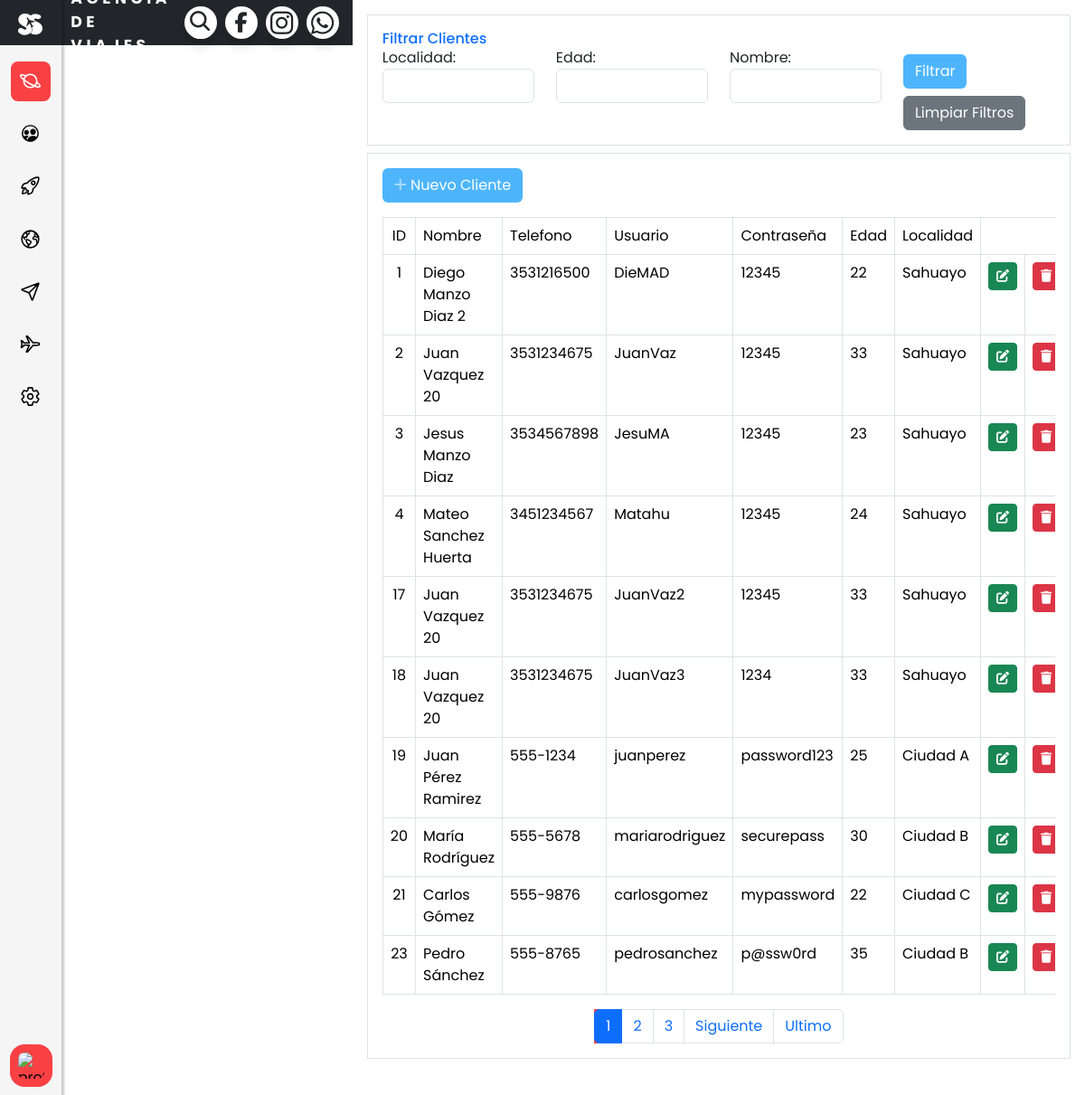
The app's page /clientes-list with its own data.
### clientes/models.py (models this page shows, shortened)
class Cliente(models.Model):
    idcliente = models.AutoField(primary_key=True, unique=True, blank=False, null=False)
    nombrec = models.CharField(max_length=255, blank=False, null=False)
    telefenoc = models.CharField(max_length=20)
    usuarioc = models.CharField(max_length=50, unique=True, blank=False, null=False)
    passwordc = models.CharField(max_length=100, blank=False, null=False)
    edadc = models.IntegerField()
    localidad = models.CharField(max_length=100)
    imagensrc = models.URLField(max_length=200, blank=True, null=True)

### clientes/views.py (the view)
# urls.py: path('clientes-list', views.ClienteListView.as_view(), name='cliente_list'),
class ClienteListView(ListView):
    template_name = 'clientes/clientes_list.html'
    model = Cliente
    context_object_name = "clientes"
    paginate_by = 10
    def get_queryset(self):
        queryset = super().get_queryset()
        localidad = self.request.GET.get('localidad')
        edad = self.request.GET.get('edad')
        nombre = self.request.GET.get('nombre')
        if localidad:
            queryset = queryset.filter(localidad__icontains=localidad)
        if edad:
            queryset = queryset.filter(edadc=edad)
        if nombre:
            queryset = queryset.filter(nombrec__icontains=nombre)
        return queryset

### clientes/templates/clientes/clientes_list.html (shortened to what this page needs)
{% extends 'base/base.html' %}
{% block content %}
        <div class="container-fluid p-3 border mb-2">
            <div class="card-header">
                <h6 class="m-0 font-weight-bold text-primary">Filtrar Clientes</h6>
            </div>
            <div class="card-body">
                <form method="get" class="row">
                    <div class="form-group col-sm-3">
                        <label for="localidad">Localidad:</label>
                        <input type="text" name="localidad" class="form-control" value="{{ request.GET.localidad }}">
                    </div>
                    <div class="form-group col-sm-3">
                        <label for="edad">Edad:</label>
                        <input type="number" name="edad" class="form-control" value="{{ request.GET.edad }}">
                    </div>
                    <div class="form-group col-sm-3">
                        <label for="nombre">Nombre:</label>
                        <input type="text" name="nombre" class="form-control" value="{{ request.GET.nombre }}">
                    </div>
                    <div class="form-group col-sm-3 align-self-end">
                        <button type="submit" class="btn btn-primary mt-2">Filtrar</button>
                        <a href="{% url 'cliente_list' %}" class="btn btn-secondary mt-2">Limpiar Filtros</a>
                    </div>
                </form>
            </div>
        </div>
                <div class="container-fluid p-3 border  mb-4">
                    <div class="card-header pb-3" >
                        <a href="{% url 'clientes:cliente_new' %}" class="btn btn-primary btn-icon-split">
                                                <span class="icon text-white-50">
                                                    <i class="fas fa-plus"></i>
                                                </span>
                            <span class="text">Nuevo Cliente</span>
                        </a>
                    </div>
                    <div class="card-body">
                        <div class="table-responsive">
                            <table class="table table-bordered" id="dataTable" width="100%" cellspacing="0">
                                <thead>
                                <tr>
                                    <td class="text-center">ID</td>
                                    <td>Nombre</td>
                                    <td>Telefono</td>
                                    <td>Usuario</td>
                                    <td>Contraseña</td>
                                    <td>Edad</td>
                                    <td>Localidad</td>
                                </tr>
                                </thead>
                                <tbody>
                                {% for cliente in clientes %}
                                <tr>
                                    <td class="text-center">{{ cliente.idcliente }}</td>
                                    <td>{{ cliente.nombrec }}</td>
                                    <td>{{ cliente.telefenoc }}</td>
                                    <td>{{ cliente.usuarioc }}</td>
                                    <td>{{ cliente.passwordc }}</td>
                                    <td>{{ cliente.edadc }}</td>
                                    <td>{{ cliente.localidad }}</td>
                                        <td class="text-center">
                                            <a href="{% url 'clientes:cliente_update' cliente.idcliente %}" class="btn btn-success btn-circle btn-sm">
                                                <i class="fas fa-edit"></i>
                                            </a>
                                        </td>
                                        <td class="text-center">
                                            <a href="{% url 'clientes:eliminar_cliente' cliente.idcliente %}" class="btn btn-danger btn-circle btn-sm">
                                                <i class="fas fa-trash"></i>
                                            </a>
                                        </td>
                                    </tr>
                                {% endfor %}
                                </tbody>
                            </table>
                        </div>
                    <div class="row">
                <div class="col-lg-12">
                    {% if page_obj.has_other_pages %}
                        <nav>
                            <ul class="pagination justify-content-center">
                                {% for page_number in page_obj.paginator.page_range %}
                                    {% if page_number <= page_obj.number|add:3 and page_number >= page_obj.number|add:-3 %}
                                        {% if page_obj.number == page_number %}
                                            <li class="page-item active">
                                                <a class="page-link" href="?page={{ page_number }}">
                                                    {{ page_number }}
                                                </a>
                                            </li>
                                        {% else %}
                                            <li class="page-item">
                                                <a class="page-link" href="?page={{ page_number }}">
                                                    {{ page_number }}
                                                </a>
                                            </li>
                                        {% endif %}
                                    {% endif %}
                                {% endfor %}
                                {% if page_obj.has_next %}
                                    <li class="page-item">
                                        <a class="page-link" href="?page={{ page_obj.next_page_number }}">
                                            Siguiente
                                        </a>
                                    </li>
                                    <li class="page-item">
                                        <a class="page-link" href="?page={{ page_obj.paginator.num_pages }}">
                                            Ultimo
                                        </a>
                                    </li>
                                {% endif %}
                            </ul>
                        </nav>
                    {% endif %}
                </div>
            </div>
            </div>
        </div>
{% endblock content %}

### static/assets/css/principal.css (style rules this page uses)
body { font-family: "Poppins", sans-serif; }
:root { --est-art: whitesmoke ; --est-text: #4182E5 ; --text-color: white; --second-text-color: #999; --white: white; --text-color-black: #24252A; }
.btn-primary { background-color: #FD6495; }
.container-fluid { overflow: scroll; }

### static/assets/css/clientes.css (style rules this page uses)
body { font-family: "Poppins", sans-serif; }
:root { --white: white; --color: #FD6495; --color2: #FD649599; --black1: #24252A; --tamañoOps: 90px; }
.btn { position: relative; padding: 5px 10px; background: var(--color); text-decoration: none; color: var(--white); border-radius: 6px; }
@media (max-width: 1312px) { body { padding-left: 0px; } }

### static/assets/css/reservas.css (style rules this page uses)
body { font-family: "Poppins", sans-serif; display: flex; justify-content: center; padding-left: 10px; box-sizing: border-box; }
:root { --white: white; --color: #4EB5FD; --color2: #4EB5FD99; --black1: #24252A; --tamañoOps: 90px; }
.btn { position: relative; padding: 5px 10px; background: var(--color); text-decoration: none; color: var(--white); border-radius: 6px; }
@media (max-width: 1312px) { body { padding-left: 0px; } }

### static/assets/css/sidemenu.css (style rules this page uses)
:root { --nav-width: 67.5px; --primer-color: #f94144; --bg-color: whitesmoke ; --sub-color: gray; --f-color: black; --subcolor-text:whitesmoke; --body-font: "Poppins", sans-serif; --normal-font-size: 16px; --small-font-size: 14.04px; --z-fixed: 100; }
html,body { height: 100%; overflow-y:hidden }
body { position: relative; margin: 0; font-family: var(--body-font); font-size: var(--normal-font-size); padding-left: var(--nav-width); transition: 0.5s; }
ul { margin: 0; padding: 0; list-style: none; }
a { text-decoration: none; }
.active { background-color: var(--primer-color); color: #fff; }

### static/assets/css/topmenu.css (style rules this page uses)
:root { --bgnav-color: #24252A; --font-color: white; --font2-color: whitesmoke; --bt-color: #018BA8; --body-font: "Poppins", sans-serif; --primer-color: #f94144; }

### clientes/templates/clientes/clientes_list.html (style rules this page uses)
.btn-primary { background-color: var(--color); border-color: var(--color2); }

### records on screen
Cliente: idcliente "1", nombrec "Diego Manzo Diaz 2", telefenoc "3531216500", usuarioc "DieMAD", passwordc "12345", edadc "22", localidad "Sahuayo"
Cliente: idcliente "2", nombrec "Juan Vazquez 20", telefenoc "3531234675", usuarioc "JuanVaz", passwordc "12345", edadc "33", localidad "Sahuayo"
Cliente: idcliente "3", nombrec "Jesus Manzo Diaz", telefenoc "3534567898", usuarioc "JesuMA", passwordc "12345", edadc "23", localidad "Sahuayo"
Cliente: idcliente "4", nombrec "Mateo Sanchez Huerta", telefenoc "3451234567", usuarioc "Matahu", passwordc "12345", edadc "24", localidad "Sahuayo"
Cliente: idcliente "17", nombrec "Juan Vazquez 20", telefenoc "3531234675", usuarioc "JuanVaz2", passwordc "12345", edadc "33", localidad "Sahuayo"
Cliente: idcliente "18", nombrec "Juan Vazquez 20", telefenoc "3531234675", usuarioc "JuanVaz3", passwordc "1234", edadc "33", localidad "Sahuayo"
Cliente: idcliente "19", nombrec "Juan Pérez Ramirez", telefenoc "555-1234", usuarioc "juanperez", passwordc "password123", edadc "25", localidad "Ciudad A"
Cliente: idcliente "20", nombrec "María Rodríguez", telefenoc "555-5678", usuarioc "mariarodriguez", passwordc "securepass", edadc "30", localidad "Ciudad B"
Cliente: idcliente "21", nombrec "Carlos Gómez", telefenoc "555-9876", usuarioc "carlosgomez", passwordc "mypassword", edadc "22", localidad "Ciudad C"
Cliente: idcliente "23", nombrec "Pedro Sánchez", telefenoc "555-8765", usuarioc "pedrosanchez", passwordc "p@ssw0rd", edadc "35", localidad "Ciudad B"

### other values on screen
{{ page_number }} "1"
{{ page_number }} "2" "3"
